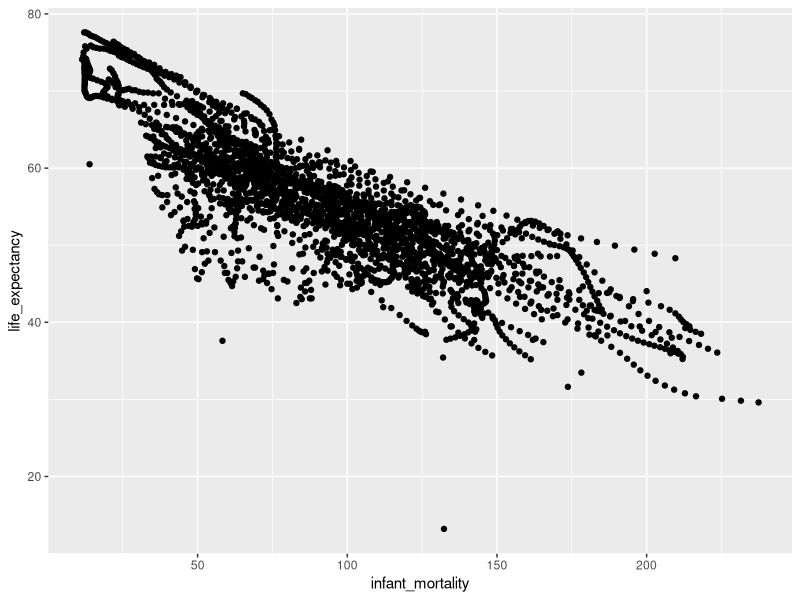
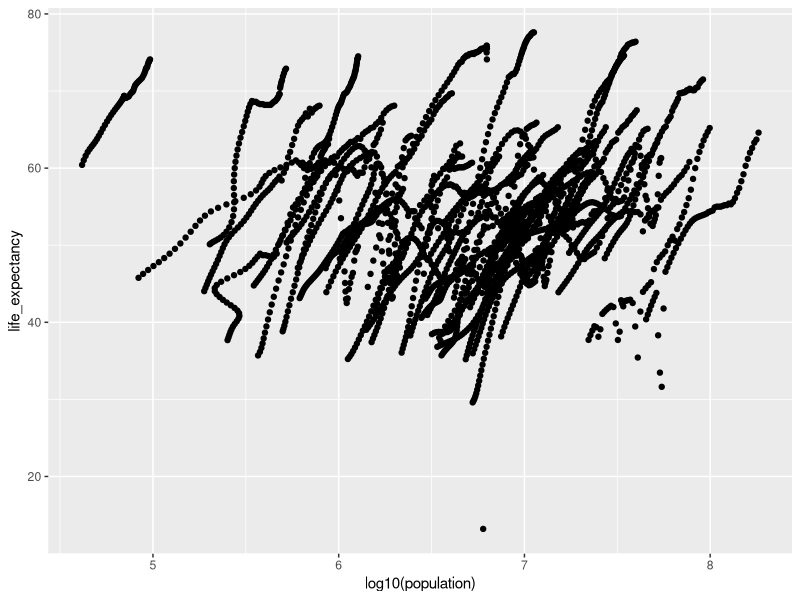
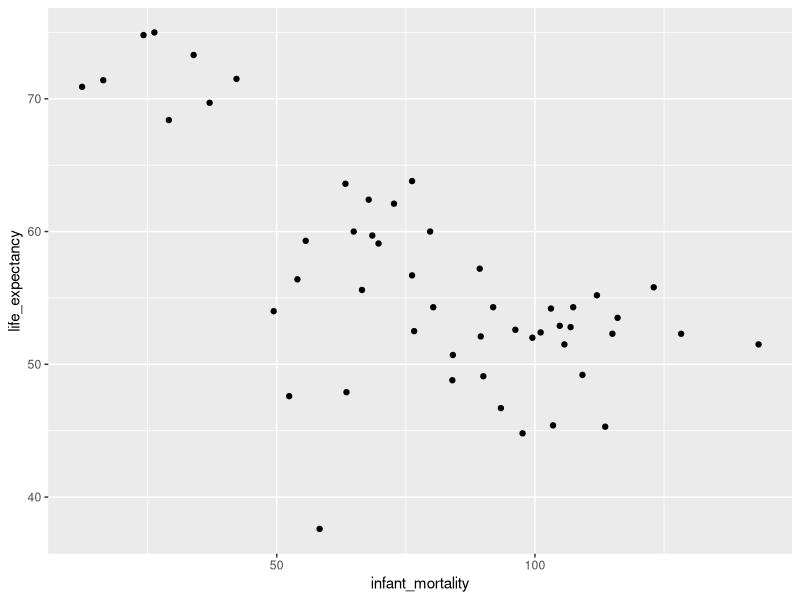
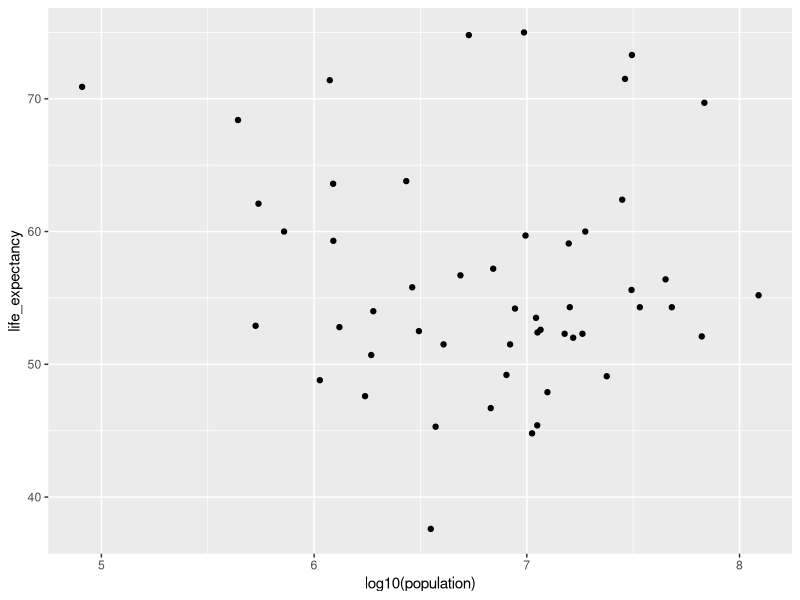

Source code (R) for these figures, in order:
## ---- chunk 1
#load the dslabs package
#install.packages("dslabs")
library(dslabs)
library(tidyverse)
## ---- chunk 2
#look at help page for gapminder data
help("gapminder")
## ---- chunk 3
#look at the structure of the data
str(gapminder)
## ---- chunk 4
#look at a summary of the data
summary(gapminder)
## ---- chunk 5
#check what type of object the data is
class(gapminder)
## ---- chunk 6
#subset the data so there is only data from the African continent in a new data frame
africadata <- gapminder %>% filter(continent == "Africa")
## ---- chunk 7
#look at the structure of the data
str(africadata)
## ---- chunk 8
#look at a summary of the data
summary(africadata)
## ---- chunk 9
#further subset the African data by creating a data frame with only infant_mortality and Life_expectancy
africadata2 <- africadata %>% select(c(infant_mortality, life_expectancy))
## ---- chunk 10
#look at the structure of the data
str(africadata2)
## ---- chunk 11
#look at a summary of the data
summary(africadata2)
## ---- chunk 12
#subset the African data again, but this time including only population and life_expectancy
africadata3 <- africadata %>% select(c(population, life_expectancy))
## ---- chunk 13
#look at the structure of the data
str(africadata3)
## ---- chunk 14
#look at a summary of the data
summary(africadata3)
## ---- chunk 15
#Plot life expectancy as a function of infant mortality
ggplot(data = africadata2) +
  geom_point(aes(x = infant_mortality, y = life_expectancy))
## ---- chunk 16
#Plot life expectancy as a function of log10(population)
ggplot(data = africadata3) +
  geom_point(aes(x = log10(population), y = life_expectancy))

## ---- chunk 17
#Find which years have missing data for infant_mortality
africa_NAs <- africadata %>% select(c(country, year, infant_mortality)) %>% 
  filter(is.na(infant_mortality))
summary(africa_NAs)
## ---- chunk 18
#Subset the African data to only include data from the year 2000
africadata2000 <- africadata %>% filter(year == 2000)
## ---- chunk 19
#look at the structure of the data
str(africadata2000)
## ---- chunk 20
#look at a summary of the data
summary(africadata2000)
## ---- chunk 21
#Plot life expectancy as a function of infant mortality
ggplot(data = africadata2000) +
  geom_point(aes(x = infant_mortality, y = life_expectancy))
## ---- chunk 22
#Plot life expectancy as a function of log10(population)
ggplot(data = africadata2000) +
  geom_point(aes(x = log10(population), y = life_expectancy))
## ---- chunk 23
#Use a linear model, fit life expectancy as the outcome and infant mortality as the predictor
#p-value is very small, infant mortality is very likely to predict life expectancy
fit1 <- lm(infant_mortality ~ life_expectancy, data = africadata2000)
summary(fit1)
## ---- chunk 24
#Use a linear model, fit life expectancy as the outcome and population as the predictor
#p-value is large, population size is unlikley to predict life expectancy
fit2 <- lm(population ~ life_expectancy, data = africadata2000)
summary(fit2)
